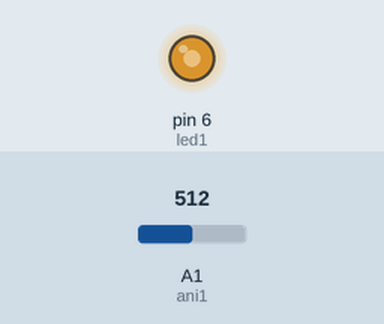
A sketch run on a simulated Arduino Uno, built with avr-gcc and run on an emulated ATmega328P. Shown: output pins drawn as LEDs (lit = HIGH). The test bench sets the inputs (shaded band); at power-on: A1 (ani1) = 512.

Above: at 1.2 s.
1.3 s: A1 (ani1) set to 716
At 2.5 s:
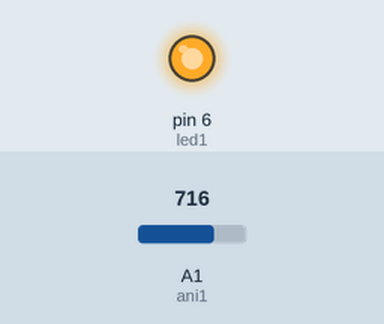
2.8 s: A1 (ani1) set to 306
At 3.9 s:
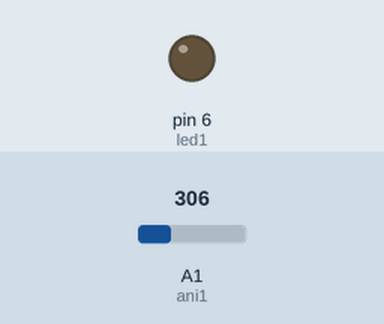
4.3 s: A1 (ani1) set to 325
5.8 s: A1 (ani1) set to 360
At 6.1 s:
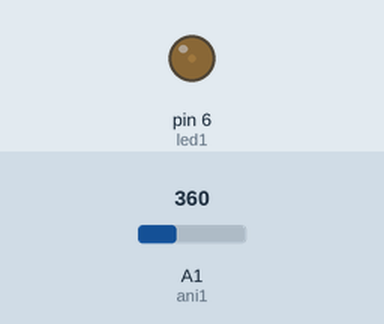
7.3 s: A1 (ani1) set to 122
At 8.5 s:
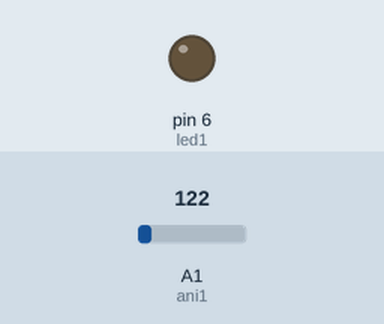
Timing chart, 0 to 9.8 s (numbered marks = the images above; inputs shaded):
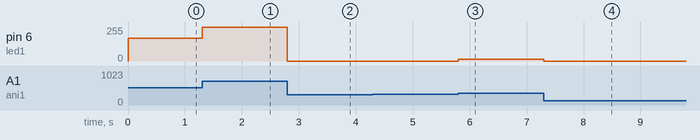

The sketch:

analog_photoresistor_led_pwm.ino
```cpp
int ani1 = A1;

int led1 = 6;//pwm

int inp1 = 4;

int maxVolt = 5;//v
int knownRes = 2000;//ohm

float triggerLightLevel = 1000;//ohm
float maxLightLevel = 2500;

int readData;

void setup() {
  pinMode(led1, OUTPUT);
  pinMode(inp1, INPUT_PULLUP);

  Serial.begin(9600);
}

void loop() {

  readData = analogRead(ani1);

  int brightness = map(clamp(getRes(readData), triggerLightLevel, maxLightLevel), triggerLightLevel, maxLightLevel, 0, 255);

  analogWrite(led1, brightness);

}

float getRes(int analogData) {
  float source = maxVolt;
  float measured = analogData / 1023. * maxVolt;
  float known = source - measured;

  return measured / known * knownRes;
}

float clamp(float val, float min, float max) {
  if (val < min) return min;
  else if (val > max) return max;
  else return val;
}
```

Measured:
- after the input at 1.3 s, pin 6 (led1): 170/255 → 255/255 at once
- after the input at 2.8 s, pin 6 (led1): 255/255 → 0/255 at once
- after the input at 4.3 s, every drawn part: stays the same
- after the input at 5.8 s, pin 6 (led1): 0/255 → 14/255 at once
- after the input at 7.3 s, pin 6 (led1): 14/255 → 0/255 at once
